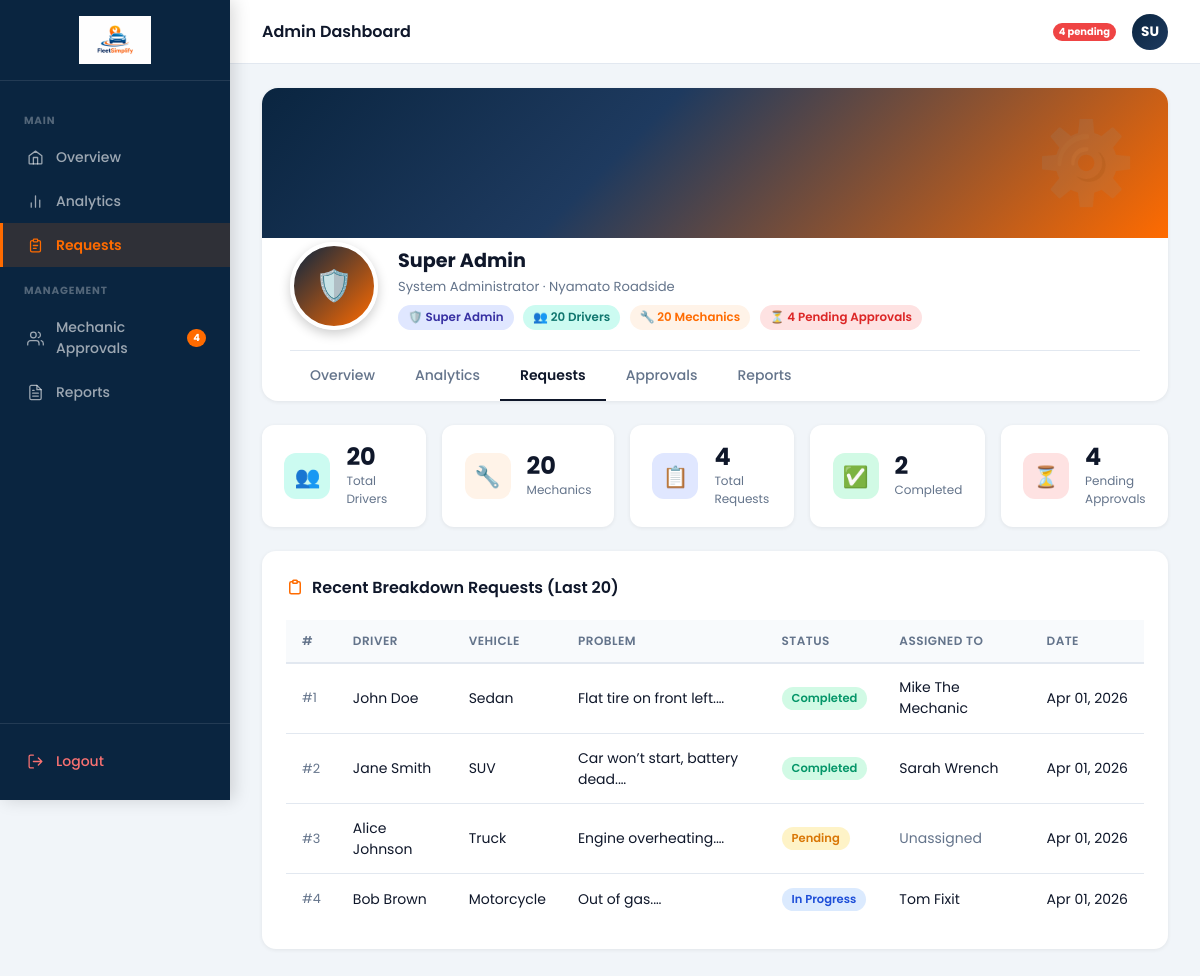
Page /frontend/admin/dashboard.php?tab=requests (signed in) on the committed database.
### tables this page shows
CREATE TABLE `requests` (
  `id` int(11) NOT NULL AUTO_INCREMENT,
  `driver_id` int(11) NOT NULL,
  `mechanic_id` int(11) DEFAULT NULL,
  `vehicle_type` varchar(50) NOT NULL,
  `location_lat` decimal(10,8) NOT NULL,
  `location_lng` decimal(11,8) NOT NULL,
  `location_address` varchar(255) DEFAULT NULL,
  `problem_description` text NOT NULL,
  `status` enum('Pending','Accepted','In Progress','Completed','Cancelled') NOT NULL DEFAULT 'Pending',
  `agreed_amount` decimal(10,2) DEFAULT NULL,
  `payment_status` enum('Unpaid','Paid') NOT NULL DEFAULT 'Unpaid',
  `created_at` timestamp DEFAULT current_timestamp(),
  `updated_at` timestamp DEFAULT current_timestamp() ON UPDATE current_timestamp(),
  PRIMARY KEY (`id`),
  FOREIGN KEY (`driver_id`) REFERENCES `users`(`id`) ON DELETE CASCADE,
  FOREIGN KEY (`mechanic_id`) REFERENCES `mechanics`(`id`) ON DELETE SET NULL
);

CREATE TABLE `users` (
  `id` int(11) NOT NULL AUTO_INCREMENT,
  `name` varchar(100) NOT NULL,
  `email` varchar(100) NOT NULL UNIQUE,
  `password_hash` varchar(255) NOT NULL,
  `role` enum('user','mechanic','admin') NOT NULL DEFAULT 'user',
  `phone` varchar(20) DEFAULT NULL,
  `created_at` timestamp DEFAULT current_timestamp(),
  PRIMARY KEY (`id`)
);

### frontend/admin/dashboard.php (the view, shortened to what this page needs)
<?php
require_once '../../backend/config/db.php';
$admin_name = $_SESSION['user_name'] ?? 'Admin';
$totalUsers     = $pdo->query("SELECT COUNT(*) FROM users WHERE role = 'user'")->fetchColumn();
$totalMechanics = $pdo->query("SELECT COUNT(*) FROM mechanics")->fetchColumn();
$totalRequests  = $pdo->query("SELECT COUNT(*) FROM requests")->fetchColumn();
$completedReqs  = $pdo->query("SELECT COUNT(*) FROM requests WHERE status = 'Completed'")->fetchColumn();
$pendingApprovalCount = $pdo->query("SELECT COUNT(*) FROM mechanics WHERE approval_status = 'PENDING APPROVAL'")->fetchColumn();
$stmtReqs = $pdo->query("
    SELECT r.*, du.name as driver_name, mu.name as mechanic_name
    FROM requests r
    JOIN users du ON r.driver_id = du.id
    LEFT JOIN mechanics m ON r.mechanic_id = m.id
    LEFT JOIN users mu ON m.user_id = mu.id
    ORDER BY r.created_at DESC
    LIMIT 20
");
$recentRequests = $stmtReqs->fetchAll();
$activeTab = $_GET['tab'] ?? 'overview';
?>
<!DOCTYPE html>
<html lang="en">
<head>
</head>
<body>
<aside class="sidebar" id="sidebar">
    <a href="dashboard.php" class="sidebar-logo">
        <img src="../Images/logo.png" alt="FleetSimplify logo">
    </a>
    <nav class="sidebar-nav">
        <div class="nav-section">Main</div>
        <a href="dashboard.php?tab=overview" class="nav-item <?= $activeTab === 'overview' ? 'active' : '' ?>">
            <svg viewBox="0 0 24 24"><path d="M3 9.5L12 3l9 6.5V20a1 1 0 01-1 1H4a1 1 0 01-1-1V9.5z"/><path d="M9 21V12h6v9"/></svg>
            Overview
        </a>
        <a href="dashboard.php?tab=analytics" class="nav-item <?= $activeTab === 'analytics' ? 'active' : '' ?>">
            <svg viewBox="0 0 24 24"><path d="M18 20V10M12 20V4M6 20v-6"/></svg>
            Analytics
        </a>
        <a href="dashboard.php?tab=requests" class="nav-item <?= $activeTab === 'requests' ? 'active' : '' ?>">
            <svg viewBox="0 0 24 24"><path d="M9 5H7a2 2 0 00-2 2v12a2 2 0 002 2h10a2 2 0 002-2V7a2 2 0 00-2-2h-2"/><rect x="9" y="3" width="6" height="4" rx="1"/><path d="M9 12h6M9 16h4"/></svg>
            Requests
        </a>
        <div class="nav-section">Management</div>
        <a href="dashboard.php?tab=approvals" class="nav-item <?= $activeTab === 'approvals' ? 'active' : '' ?>">
            <svg viewBox="0 0 24 24"><path d="M17 21v-2a4 4 0 00-4-4H5a4 4 0 00-4 4v2"/><circle cx="9" cy="7" r="4"/><path d="M23 21v-2a4 4 0 00-3-3.87M16 3.13a4 4 0 010 7.75"/></svg>
            Mechanic Approvals
            <?php if($pendingApprovalCount > 0): ?>
                <span class="badge-notif"><?= $pendingApprovalCount ?></span>
            <?php endif; ?>
        </a>
        <a href="reports.php" class="nav-item">
            <svg viewBox="0 0 24 24"><path d="M14 2H6a2 2 0 00-2 2v16a2 2 0 002 2h12a2 2 0 002-2V8z"/><path d="M14 2v6h6M16 13H8M16 17H8M10 9H8"/></svg>
            Reports
        </a>
    </nav>
    <div class="sidebar-bottom">
        <a href="../../backend/logout.php" class="nav-item" style="color: #f87171;">
            <svg viewBox="0 0 24 24"><path d="M9 21H5a2 2 0 01-2-2V5a2 2 0 012-2h4M16 17l5-5-5-5M21 12H9"/></svg>
            Logout
        </a>
    </div>
</aside>
<main class="main">
    <div class="topbar">
        <span class="topbar-title">Admin Dashboard</span>
        <div class="topbar-right">
            <?php if($pendingApprovalCount > 0): ?>
                <span class="badge-notif" style="background:var(--danger);"><?= $pendingApprovalCount ?> pending</span>
            <?php endif; ?>
            <div class="avatar-sm"><?= strtoupper(substr($admin_name, 0, 2)) ?></div>
        </div>
    </div>
    <div class="profile-header">
        <div class="profile-cover"></div>
        <div class="profile-info-row">
            <div class="profile-avatar">🛡️</div>
            <div class="profile-meta">
                <div class="profile-name"><?= htmlspecialchars($admin_name) ?></div>
                <div class="profile-sub">System Administrator · Nyamato Roadside</div>
                <div class="profile-badges">
                    <span class="badge badge-navy">🛡️ Super Admin</span>
                    <span class="badge badge-teal">👥 <?= $totalUsers ?> Drivers</span>
                    <span class="badge badge-orange">🔧 <?= $totalMechanics ?> Mechanics</span>
                    <?php if($pendingApprovalCount > 0): ?>
                        <span class="badge badge-red">⏳ <?= $pendingApprovalCount ?> Pending Approvals</span>
                    <?php endif; ?>
                </div>
            </div>
        </div>
        <div class="profile-tabs">
            <a href="dashboard.php?tab=overview"  class="tab-btn <?= $activeTab === 'overview'  ? 'active' : '' ?>">Overview</a>
            <a href="dashboard.php?tab=analytics" class="tab-btn <?= $activeTab === 'analytics' ? 'active' : '' ?>">Analytics</a>
            <a href="dashboard.php?tab=requests"  class="tab-btn <?= $activeTab === 'requests'  ? 'active' : '' ?>">Requests</a>
            <a href="dashboard.php?tab=approvals" class="tab-btn <?= $activeTab === 'approvals' ? 'active' : '' ?>">Approvals</a>
            <a href="reports.php" class="tab-btn">Reports</a>
        </div>
    </div>
    <div class="content-area">
        <div class="stats-row">
            <div class="stat-card">
                <div class="stat-icon teal">👥</div>
                <div><div class="stat-num"><?= $totalUsers ?></div><div class="stat-label">Total Drivers</div></div>
            </div>
            <div class="stat-card">
                <div class="stat-icon orange">🔧</div>
                <div><div class="stat-num"><?= $totalMechanics ?></div><div class="stat-label">Mechanics</div></div>
            </div>
            <div class="stat-card">
                <div class="stat-icon navy">📋</div>
                <div><div class="stat-num"><?= $totalRequests ?></div><div class="stat-label">Total Requests</div></div>
            </div>
            <div class="stat-card">
                <div class="stat-icon green">✅</div>
                <div><div class="stat-num"><?= $completedReqs ?></div><div class="stat-label">Completed</div></div>
            </div>
            <div class="stat-card">
                <div class="stat-icon red">⏳</div>
                <div><div class="stat-num"><?= $pendingApprovalCount ?></div><div class="stat-label">Pending Approvals</div></div>
            </div>
        </div>
        <?php if ($activeTab === 'requests'): ?>
        <div class="card">
            <div class="card-title">
                <svg viewBox="0 0 24 24"><path d="M9 5H7a2 2 0 00-2 2v12a2 2 0 002 2h10a2 2 0 002-2V7a2 2 0 00-2-2h-2"/><rect x="9" y="3" width="6" height="4" rx="1"/></svg>
                Recent Breakdown Requests (Last 20)
            </div>
            <table class="data-table">
                <thead>
                    <tr>
                        <th>#</th>
                        <th>Driver</th>
                        <th>Vehicle</th>
                        <th>Problem</th>
                        <th>Status</th>
                        <th>Assigned To</th>
                        <th>Date</th>
                    </tr>
                </thead>
                <tbody>
                <?php foreach($recentRequests as $req):
                    $sClass = str_replace(' ', '', $req['status']); ?>
                <tr>
                    <td style="color:var(--muted);font-size:0.8rem;">#<?= $req['id'] ?></td>
                    <td><?= htmlspecialchars($req['driver_name']) ?></td>
                    <td><?= htmlspecialchars($req['vehicle_type']) ?></td>
                    <td><?= htmlspecialchars(substr($req['problem_description'], 0, 40)) ?>…</td>
                    <td><span class="status-badge status-<?= $sClass ?>"><?= htmlspecialchars($req['status']) ?></span></td>
                    <td><?= $req['mechanic_name'] ? htmlspecialchars($req['mechanic_name']) : '<span style="color:var(--muted)">Unassigned</span>' ?></td>
                    <td style="white-space:nowrap;"><?= date('M d, Y', strtotime($req['created_at'])) ?></td>
                </tr>
                <?php endforeach; ?>
                </tbody>
            </table>
        </div>
        <?php endif; ?>
    </div>
</main>
</body>
</html>

### rows in the picture
requests: id "1", driver.name "John Doe", vehicle_type "Sedan", problem_description "Flat tire on front left.", status "Completed", users.name "Mike The Mechanic", created_at "Apr 01, 2026"
requests: id "2", driver.name "Jane Smith", vehicle_type "SUV", problem_description "Car won’t start, battery dead.", status "Completed", users.name "Sarah Wrench", created_at "Apr 01, 2026"
requests: id "3", driver.name "Alice Johnson", vehicle_type "Truck", problem_description "Engine overheating.", status "Pending", shows "Unassigned", created_at "Apr 01, 2026"
requests: id "4", driver.name "Bob Brown", vehicle_type "Motorcycle", problem_description "Out of gas.", status "In Progress", users.name "Tom Fixit", created_at "Apr 01, 2026"

### other values in the picture
$pendingApprovalCount "4"
substr($admin_name, 0, 2) "SU"
$admin_name "Super Admin"
$totalUsers "20"
$totalMechanics "20"
$totalRequests "4"
$completedReqs "2"
